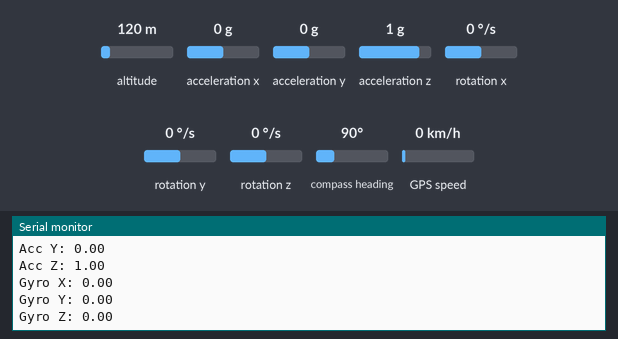
Bench run of a sketch on a simulated ESP8266 (NodeMCU). On the bench: the last lines printed to the serial monitor. Inputs (shaded band) come from the test bench; at power-on: acceleration x 0 g, acceleration y 0 g, acceleration z 1 g, rotation x 0 °/s, rotation y 0 °/s, altitude 120 m, rotation z 0 °/s, compass heading 90°, GPS speed 0 km/h. WiFi joins after 1.5 s; servers stay silent unless stated; the GPS gets a fix after 3 s at 37.7749, -122.4194 with 8 satellites.

Above: at 3.0 s.
3.1 s: acceleration x set to -1.4 g
7.1 s: acceleration y set to -1.4 g
8.6 s: acceleration z set to -1.4 g
10.1 s: rotation x set to -192 °/s
At 11.4 s:
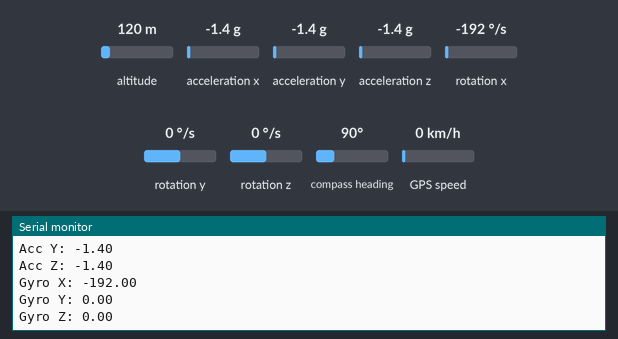
11.6 s: rotation y set to -192 °/s
At 12.5 s:
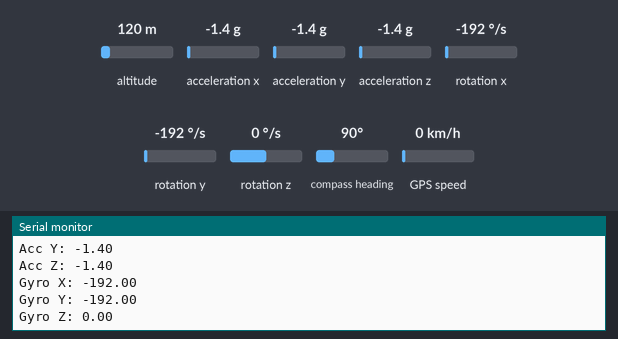

The sketch:

GPS_MPU6050_BLYNK.ino
```cpp
// Blynk Credentials
#define BLYNK_TEMPLATE_ID "TMPL6be0iNS5f"
#define BLYNK_TEMPLATE_NAME "Final Year Project"
#define BLYNK_AUTH_TOKEN "E097MoFQuAeCSBIEX3YW0TXMFSW9wudw"
#define BLYNK_PRINT Serial

#include <ESP8266WiFi.h>
#include <BlynkSimpleEsp8266.h>
#include <TinyGPS++.h>
#include <SoftwareSerial.h>
#include <Wire.h>
#include <MPU6050.h>

// WiFi Credentials
char ssid[] = "SR14";
char pass[] = "siusiusiu";

// GPS Configuration
static const int RXPin = D6; // NodeMCU RX connected to GPS TXD
static const int TXPin = D5; // NodeMCU TX connected to GPS RXD
static const uint32_t GPSBaud = 9600;

// TinyGPS++ and SoftwareSerial objects
TinyGPSPlus gps;
SoftwareSerial gpsSerial(RXPin, TXPin);

// BlynkTimer object
BlynkTimer timer;

// MPU6050 object
MPU6050 mpu;

void setup() {
  // Start Serial Monitor
  Serial.begin(115200);

  // Initialize GPS serial communication
  gpsSerial.begin(GPSBaud);

  // Connect to WiFi
  Serial.print("Connecting to WiFi...");
  WiFi.begin(ssid, pass);
  while (WiFi.status() != WL_CONNECTED) {
    delay(500);
    Serial.print(".");
  }
  Serial.println("\nConnected to WiFi");

  // Connect to Blynk
  Blynk.begin(BLYNK_AUTH_TOKEN, ssid, pass);

  // Initialize I2C for MPU6050 on NodeMCU's SDA and SCL pins
  Wire.begin(D2, D1);
  mpu.initialize();  // Initialize the MPU6050 sensor
  if (mpu.testConnection()) {
    Serial.println("MPU6050 Ready!");
  } else {
    Serial.println("MPU6050 connection failed!");
  }

  // Set up timers to send GPS and MPU6050 data every second
  timer.setInterval(1000L, sendGPSData);
  timer.setInterval(1000L, sendMPUData);  // Send MPU6050 data every second
}

void loop() {
  // Run Blynk and timer
  Blynk.run();
  timer.run();

  // Continuously read GPS data
  while (gpsSerial.available() > 0) {
    gps.encode(gpsSerial.read());
  }
}

// Function to send GPS data to Blynk
void sendGPSData() {
  // Check if GPS location is valid
  if (gps.location.isValid()) {
    float latitude = gps.location.lat();
    float longitude = gps.location.lng();

    // Send GPS data to Blynk Virtual Pins
    Blynk.virtualWrite(V0, latitude);   // Send Latitude to Virtual Pin V0
    Blynk.virtualWrite(V1, longitude);  // Send Longitude to Virtual Pin V1

    // Print GPS data to Serial Monitor for debugging
    Serial.print("Location: ");
    Serial.print(latitude, 6);
    Serial.print(",");
    Serial.println(longitude, 6);
  } else {
    Serial.println("Waiting for valid GPS signal...");
  }
}

// Function to send MPU6050 data to Blynk
void sendMPUData() {
  int16_t ax, ay, az;
  int16_t gx, gy, gz;

  // Get acceleration values
  mpu.getAcceleration(&ax, &ay, &az);

  // Get gyroscope values
  mpu.getRotation(&gx, &gy, &gz);

  // Convert raw acceleration data to 'g' units
  float accelX = ax / 16384.0;
  float accelY = ay / 16384.0;
  float accelZ = az / 16384.0;

  // Convert raw gyroscope data to degrees/second
  float gyroX = gx / 131.0;
  float gyroY = gy / 131.0;
  float gyroZ = gz / 131.0;

  // Send accelerometer data to Blynk Virtual Pins
  Blynk.virtualWrite(V3, accelX);   // Accelerometer X-axis
  Blynk.virtualWrite(V4, accelY);   // Accelerometer Y-axis
  Blynk.virtualWrite(V5, accelZ);   // Accelerometer Z-axis

  // Send gyroscope data to Blynk Virtual Pins
  Blynk.virtualWrite(V6, gyroX);    // Gyroscope X-axis
  Blynk.virtualWrite(V7, gyroY);    // Gyroscope Y-axis
  Blynk.virtualWrite(V8, gyroZ);    // Gyroscope Z-axis

  // Print accelerometer data to Serial Monitor for debugging
  Serial.print("Acc X: "); Serial.println(accelX);
  Serial.print("Acc Y: "); Serial.println(accelY);
  Serial.print("Acc Z: "); Serial.println(accelZ);

  // Print gyroscope data to Serial Monitor for debugging
  Serial.print("Gyro X: "); Serial.println(gyroX);
  Serial.print("Gyro Y: "); Serial.println(gyroY);
  Serial.print("Gyro Z: "); Serial.println(gyroZ);
}
```

Measured:
- after the input at 10.1 s, the serial monitor: prints a new line after 0.71 s (image 1)
- after the input at 11.6 s, the serial monitor: prints a new line after 0.21 s (image 2)
